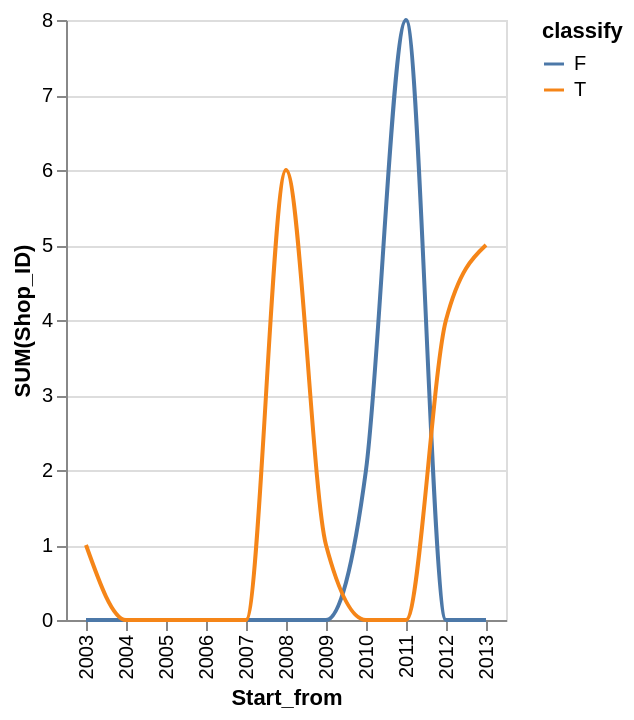

This figure's Vega-Lite source:
### Vega-Lite specification from a JSON file in a GitHub repository (floating-point values rounded to 4 significant figures)
{"data": {"values": [{"x_data": "2003", "y_data": 0, "classify": "F"}, {"x_data": "2004", "y_data": 0, "classify": "F"}, {"x_data": "2005", "y_data": 0, "classify": "F"}, {"x_data": "2006", "y_data": 0, "classify": "F"}, {"x_data": "2007", "y_data": 0, "classify": "F"}, {"x_data": "2008", "y_data": 0, "classify": "F"}, {"x_data": "2009", "y_data": 0, "classify": "F"}, {"x_data": "2010", "y_data": 2, "classify": "F"}, {"x_data": "2011", "y_data": 8, "classify": "F"}, {"x_data": "2012", "y_data": 0, "classify": "F"}, {"x_data": "2013", "y_data": 0, "classify": "F"}, {"x_data": "2003", "y_data": 1, "classify": "T"}, {"x_data": "2004", "y_data": 0, "classify": "T"}, {"x_data": "2005", "y_data": 0, "classify": "T"}, {"x_data": "2006", "y_data": 0, "classify": "T"}, {"x_data": "2007", "y_data": 0, "classify": "T"}, {"x_data": "2008", "y_data": 6, "classify": "T"}, {"x_data": "2009", "y_data": 1, "classify": "T"}, {"x_data": "2010", "y_data": 0, "classify": "T"}, {"x_data": "2011", "y_data": 0, "classify": "T"}, {"x_data": "2012", "y_data": 4, "classify": "T"}, {"x_data": "2013", "y_data": 5, "classify": "T"}]}, "mark": {"type": "line", "interpolate": "monotone"}, "encoding": {"x": {"field": "x_data", "type": "nominal", "title": "Start_from", "sort": "ascending"}, "y": {"field": "y_data", "type": "quantitative", "title": "SUM(Shop_ID)"}, "color": {"field": "classify"}}}
